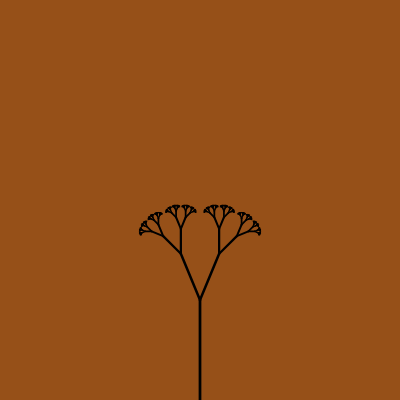
Frame 1 (no input)
Frame 60 (no input): identical to frame 1, image omitted
Frame 120 (the mouse pressed at the canvas centre since frame 60): identical to frame 1, image omitted

The p5.js sketch that drew this single still picture (run headless with seeded random() and noise() and a simulated clock; from frame 60 on, the mouse is pressed at the canvas centre):

// p5.js sketch
// ── sketch.js
let lengthSlider;
let lengthMultiplierSlider;
let angleSlider;

function setup() {
  createCanvas(400, 400);
  
  createElement("p", "Start Length").style("color", "#FFF").style("margin-bottom", "0px");
  lengthSlider = createSlider(10, 200, 100);
  createElement("p", "Length Multiplier").style("color", "#FFF").style("margin-bottom", "0px");
  lengthMultiplierSlider = createSlider(0.01, 1, 0.5, 0.01);
  createElement("p", "Angle").style("color", "#FFF").style("margin-bottom", "0px");
  angleSlider = createSlider(2, 16, 8, 0.25);
}

function draw() {
  background(150, 80, 24);
  
  translate(width/2, height);
  scale(1, -1);
  branch(PI / angleSlider.value(), lengthSlider.value());
}

function branch(angle, length, depth = 1) {
  strokeWeight(3 - (depth * 0.25));
  line(0, 0, 0, length);
  translate(0, length);
  
  length *= lengthMultiplierSlider.value();
  if (depth < 12) {
    push();
      rotate(-angle);
      branch(angle, length, depth + 1);
    pop();
    push();
      rotate(angle);
      branch(angle, length, depth + 1);
    pop();
  }
}
